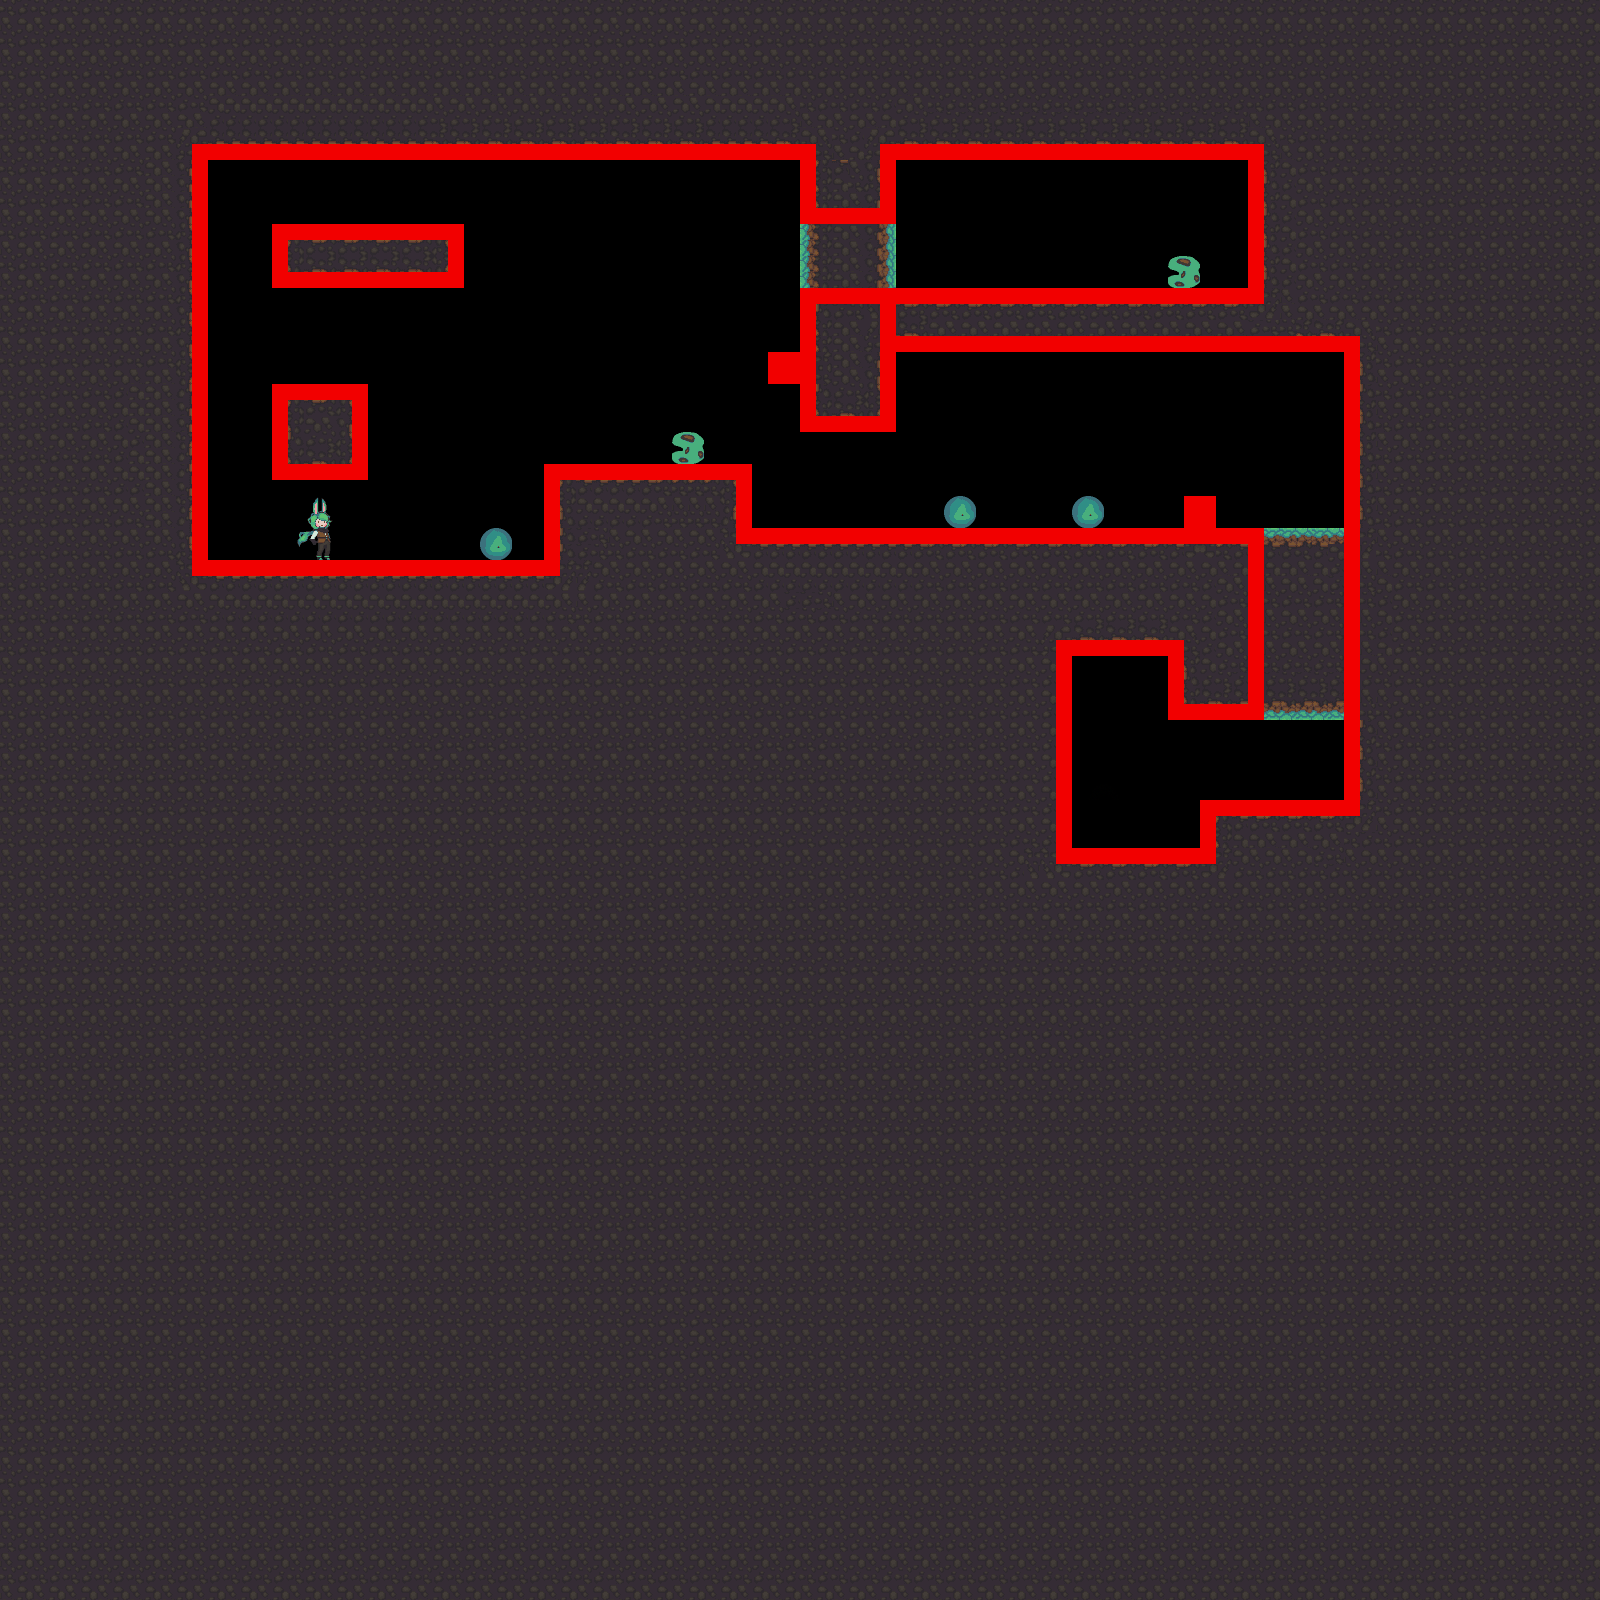

This game map was drawn from its Tiled (.tmx) file and the tilesets committed beside it. A one-line description and the trimmed map source follow:
An orthogonal 100x100 tile map with 16x16 px tiles, 6 tile layers (map, entities, enemies, hidden_obj, ...), 5 tilesets.

<map version="1.8" tiledversion="1.8.4" orientation="orthogonal" renderorder="right-down" width="100" height="100" tilewidth="16" tileheight="16" infinite="0" nextlayerid="8" nextobjectid="1">
 <editorsettings>
  <export target="level1.csv" format="csv" />
 </editorsettings>
 <tileset firstgid="1" name="forrest" tilewidth="16" tileheight="16" tilecount="144" columns="12">
  <image source="../forrest.png" width="192" height="192" />
 </tileset>
 <tileset firstgid="145" name="char_small" tilewidth="64" tileheight="64" tilecount="1" columns="1">
  <image source="../character/char_small.png" width="64" height="64" />
 </tileset>
 <tileset firstgid="146" name="border" tilewidth="16" tileheight="16" tilecount="1" columns="1">
  <image source="../border.png" width="16" height="16" />
 </tileset>
 <tileset firstgid="147" name="enemies" tilewidth="32" tileheight="32" tilecount="2" columns="2">
  <image source="../enemy/enemies.png" width="64" height="32" />
 </tileset>
 <tileset firstgid="149" name="exit" tilewidth="32" tileheight="64" tilecount="1" columns="1">
  <image source="../character/exit.png" width="32" height="64" />
 </tileset>
 <layer id="1" name="map" width="100" height="100">
  <data>[10000 cells, 8514 non-empty, 75 distinct tile ids]</data>
 </layer>
 <layer id="5" name="entities" width="100" height="100">
  <data>[10000 cells, 1 non-empty, 1 distinct tile ids]</data>
 </layer>
 <layer id="3" name="enemies" width="100" height="100">
  <data>[10000 cells, 5 non-empty, 2 distinct tile ids]</data>
 </layer>
 <layer id="2" name="hidden_obj" width="100" height="100" locked="1">
  <data>[10000 cells, 173 non-empty, 33 distinct tile ids]</data>
 </layer>
 <layer id="4" name="borders" width="100" height="100">
  <data>[10000 cells, 408 non-empty, 1 distinct tile ids]</data>
 </layer>
 <layer id="7" name="exit" width="100" height="100">
  <data>[10000 cells, 1 non-empty, 1 distinct tile ids]</data>
 </layer>
</map>
